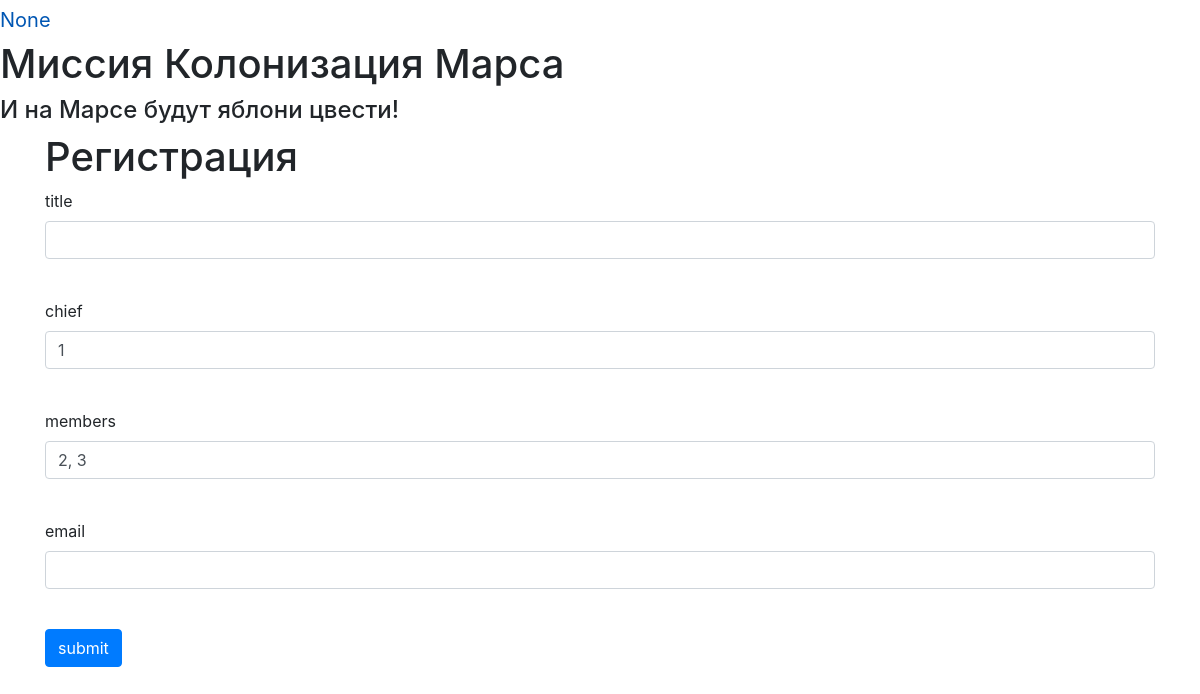
The page /departments/1 (signed in) on the database its author committed.
### data/users.py (models this page shows, shortened)
class User(SqlAlchemyBase, UserMixin, SerializerMixin):
    __tablename__ = 'user'
    id = sqlalchemy.Column(sqlalchemy.Integer,
                           primary_key=True, autoincrement=True)
    surname = sqlalchemy.Column(sqlalchemy.String)
    name = sqlalchemy.Column(sqlalchemy.String)
    age = sqlalchemy.Column(sqlalchemy.Integer)
    position = sqlalchemy.Column(sqlalchemy.String)
    speciality = sqlalchemy.Column(sqlalchemy.String)
    address = sqlalchemy.Column(sqlalchemy.String)
    email = sqlalchemy.Column(sqlalchemy.String, unique=True)
    hashed_password = sqlalchemy.Column(sqlalchemy.String)
    modified_date = sqlalchemy.Column(sqlalchemy.DateTime,
                                      default=datetime.datetime.now)
    city_from = sqlalchemy.Column(sqlalchemy.String)
    department = orm.relation("Department", back_populates='user')

### data/department.py (models this page shows)
class Department(SqlAlchemyBase):
    __tablename__ = 'department'
    id = sqlalchemy.Column(sqlalchemy.Integer,
                           primary_key=True, autoincrement=True)
    title = sqlalchemy.Column(sqlalchemy.String)
    chief = sqlalchemy.Column(sqlalchemy.Integer,
                              sqlalchemy.ForeignKey("user.id"))
    members = sqlalchemy.Column(sqlalchemy.String)
    email = sqlalchemy.Column(sqlalchemy.String)
    user = orm.relation('User')

### main.py (the view, shortened to what this page needs)
@app.route('/departments/<int:id>', methods=['GET', 'POST'])
@login_required
def edit_department(id):
    form = RegisterDepartmentForm()
    db_sess = db_session.create_session()
    department = db_sess.query(Department).filter(Department.id == id
                                                  ).first()
    if department:
        if request.method == "GET":
            form.title.data = department.title
            form.chief.data = department.chief
            form.members.data = department.members
            form.email.data = department.email
    else:
        abort(404)
    return render_template('add_department.html',
                           title='Редактирование департамента',
                           form=form
                           )

### Froms.py
class RegisterDepartmentForm(FlaskForm):
    title = StringField('title', validators=[DataRequired()])
    chief = StringField('chief', validators=[DataRequired()])
    members = StringField("members", validators=[DataRequired()])
    email = StringField("email", validators=[DataRequired()])
    submit = SubmitField('submit')

### data/db_session.py (called while the page is built)
def create_session() -> Session:
    global __factory
    return __factory()

### main.py (called while the page is built)
@login_manager.user_loader
def load_user(user_id):
    db_sess = db_session.create_session()
    return db_sess.query(User).get(user_id)

### templates/add_department.html (shortened to what this page needs)
{% extends "base.html" %}
{% block content %}
<h1>Регистрация</h1>
<form action="" method="post">
    <p>
        {{ form.title.label }}<br>
        {{ form.title(class="form-control") }}<br>
    </p>
    <p>
        {{ form.chief.label }}<br>
        {{ form.chief(class="form-control") }}<br>
    </p>
    <p>
        {{ form.members.label }}<br>
        {{ form.members(class="form-control") }}<br>
    </p>
    <p>
        {{ form.email.label }}<br>
        {{ form.email(class="form-control", type="email") }}<br>
    </p>
    <p>{{ form.submit(type="submit", class="btn btn-primary") }}</p>
</form>
{% endblock %}

### templates/base.html (shortened to what this page needs)
<!doctype html>
<html lang="en">
<head>
    <link rel="stylesheet"
          href="https://stackpath.bootstrapcdn.com/bootstrap/4.4.1/css/bootstrap.min.css"
>
</head>
<body>
<nav>{% if current_user.is_authenticated %}
    <a class="navbar-brand" href="/logout">{{ current_user.name }}</a>
    {% else %}
    <p>
        <a class="btn btn-primary " href="/register">Зарегистрироваться</a>
        <a class="btn btn-success" href="/login">Войти</a>
    </p>
    {% endif %}
</nav>
<header>
    <h1>Миссия Колонизация Марса</h1>
    <h4>И на Марсе будут яблони цвести!</h4>
</header>
<main role="main" class="container">
    {% block content %}{% endblock %}
</main>
</body>
</html>

### rows shown on the page
User: name "None"
Department: chief "1", members "2, 3"
